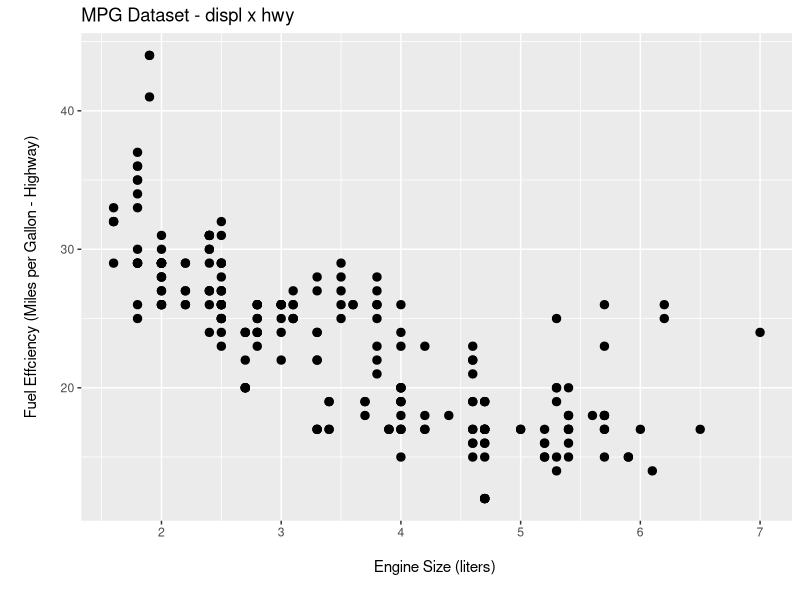
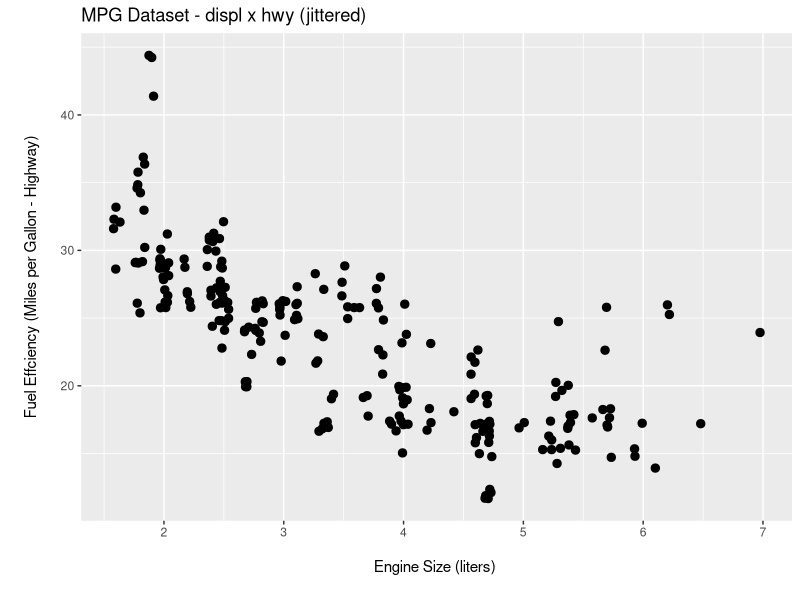
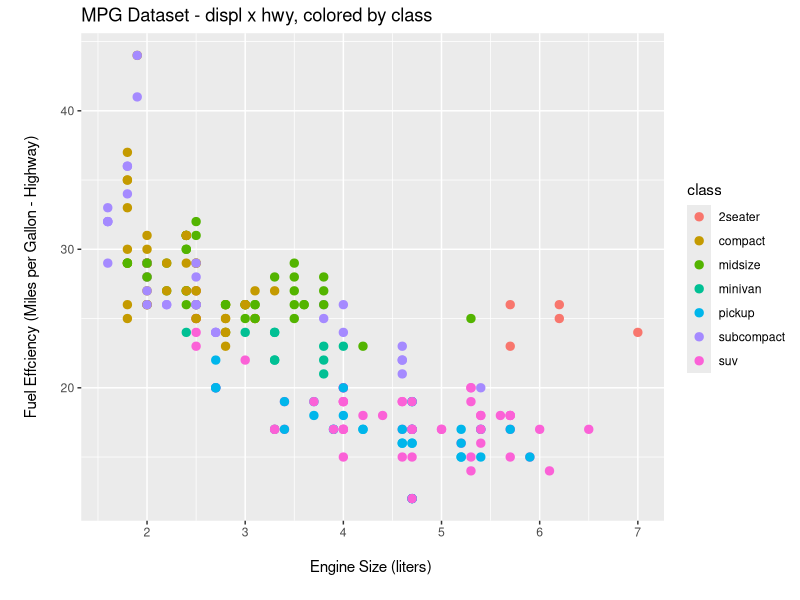
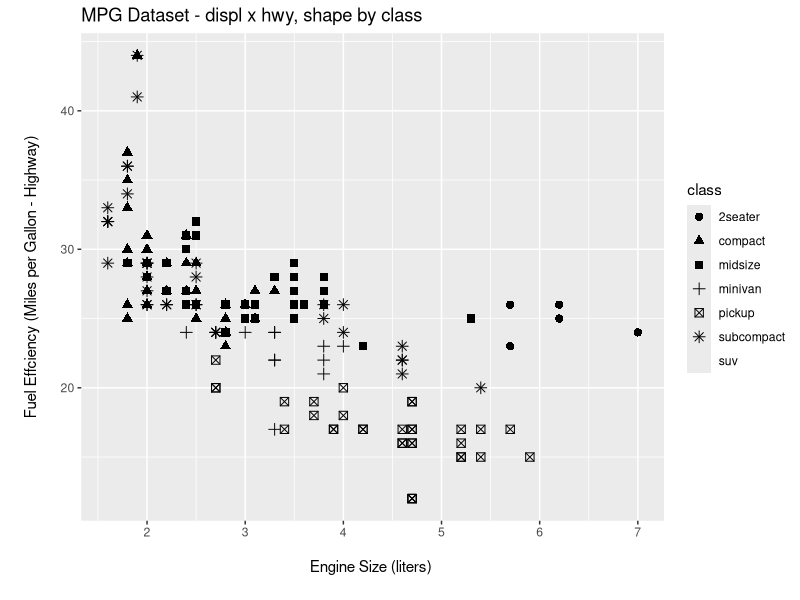
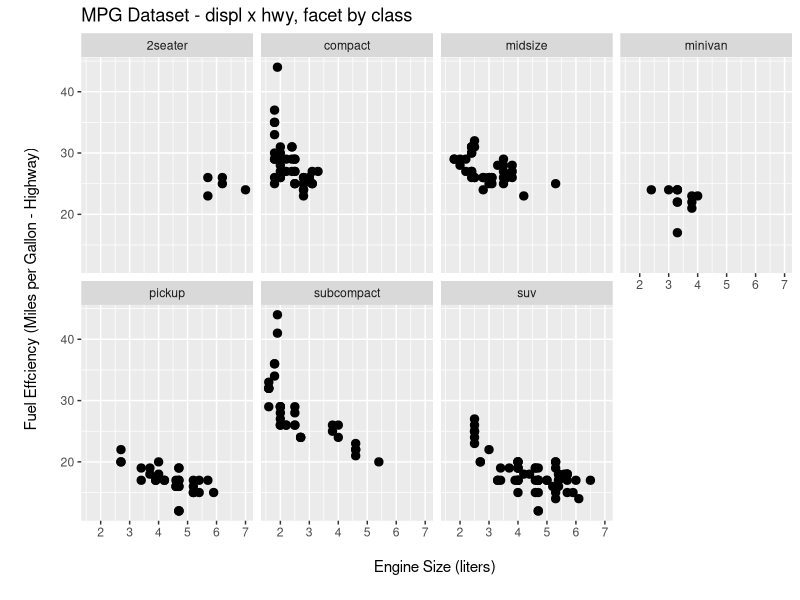
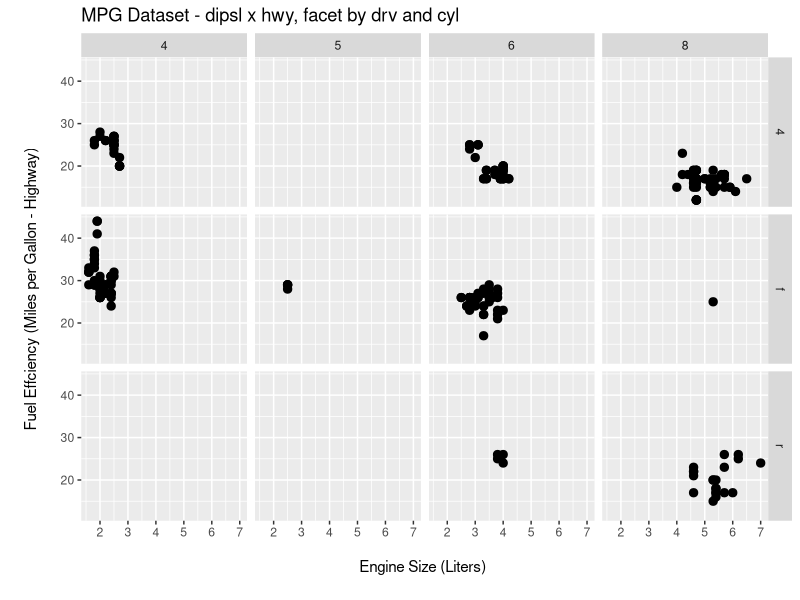
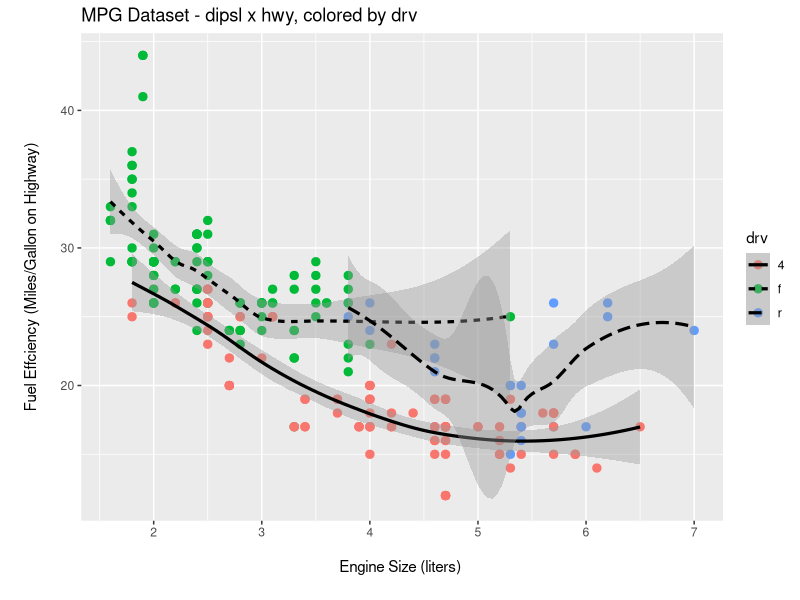
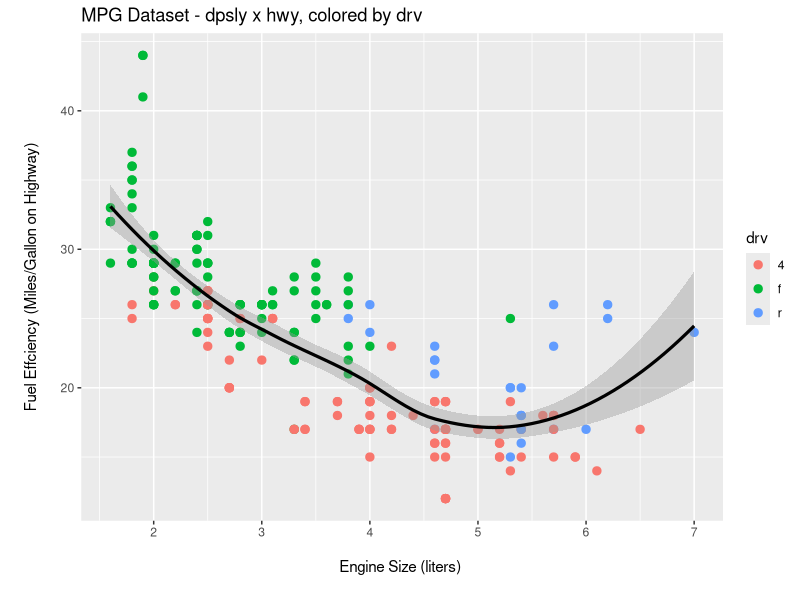

Write R code to recreate these figures, in order.
##############################################
# Date Last Modified: 06/07/2020
# Author: Pedro Puntel
# Email: pedro.puntel@gmail.com
# Topic: R For Data Science - Reference Script
# Encoding: UTF-8
##############################################

############################################
# Chapter I: Data Visualization with ggplot2
############################################

# The tidyverse package coveniently loads a bunch of other packages
library("tidyverse")

# Basic ggplot2 scatterplot
ggplot(data=mpg) +
  geom_point(mapping=aes(x=displ, y=hwy), size=2.5, color="black") +
  ggtitle("MPG Dataset - displ x hwy") +
  labs(x="\nEngine Size (liters) \n", y="\nFuel Effciency (Miles per Gallon - Highway)\n")

# The values on the previous scatterplot were rounded, so the points appear
# on a grid and many values overlap with each other (overplotting). To prevent
# this, the use of 'postion = jitter' adds an amount of random noise to the data,
# thus spreading out the points a bit more
ggplot(data=mpg) +
  geom_point(mapping=aes(x=displ, y=hwy), size=2.5, color="black", position="jitter") +
  ggtitle("MPG Dataset - displ x hwy (jittered)") +
  labs(x="\nEngine Size (liters) \n", y="\nFuel Effciency (Miles per Gallon - Highway)\n")

# Same scatterplot, now with color mapped to car class
ggplot(data=mpg) +
  geom_point(mapping=aes(x=displ, y=hwy, color=class), size=2.5) +
  ggtitle("MPG Dataset - displ x hwy, colored by class") +
  labs(x="\nEngine Size (liters) \n", y="\nFuel Effciency (Miles per Gallon - Highway)\n")

# You can also map an aesthetic to another categorical variable
# Returns a warning stating that the shape aesthetic only maps up to 6 classes
ggplot(data=mpg) +
  geom_point(mapping=aes(x=displ, y=hwy, shape=class), size=2.5, color="black") +
  ggtitle("MPG Dataset - displ x hwy, shape by class") +
  labs(x="\nEngine Size (liters) \n", y="\nFuel Effciency (Miles per Gallon - Highway)\n")

# Facets are a quick way to split plots according to classes of a categorical variable
ggplot(data=mpg) +
  geom_point(mapping=aes(x=displ, y=hwy), size=2.5, color="black") +
  facet_wrap(~ class, nrow=2) +
  ggtitle("MPG Dataset - displ x hwy, facet by class") +
  labs(x="\nEngine Size (liters) \n", y="\nFuel Effciency (Miles per Gallon - Highway)\n")

# You may also map specific variables to the X and Y axis in facets
ggplot(data=mpg) +
  geom_point(mapping=aes(x=displ, y=hwy), size=2.5, color="black") +
  facet_grid(drv ~ cyl) +
  ggtitle("MPG Dataset - dipsl x hwy, facet by drv and cyl") +
  labs(x="\nEngine Size (Liters) \n", y="\nFuel Effciency (Miles per Gallon - Highway)\n")

# The geom_smooth() geometric "fits" an reference line to the data
# ?geom_smooth
ggplot(data=mpg)+
  geom_point(mapping=aes(x=displ, y=hwy, color=drv), size=2.5) +
  geom_smooth(mapping=aes(x=displ, y=hwy, linetype=drv), color="black", se=T, lwd=1.1) +
  ggtitle("MPG Dataset - dipsl x hwy, colored by drv") +
  labs(x="\nEngine Size (liters) \n", y="\nFuel Effciency (Miles/Gallon on Highway)\n")

# Specifying the mappings in the ggplot "header" minimizes the risk of messing up with
# the mappings on each geometric object
ggplot(data=mpg, mapping=aes(x=displ, y=hwy, color=drv))+
  geom_point(size=2.5) +
  geom_smooth(color="black", se=T, lwd=1.1) +
  ggtitle("MPG Dataset - dpsly x hwy, colored by drv") +
  labs(x="\nEngine Size (liters) \n", y="\nFuel Effciency (Miles/Gallon on Highway)\n")

# However we can use the same ideia to map specific data/aesthetics to an geometric
# object since this will override the global data/aesthetics provided in the "header"
ggplot(data=mpg, mapping=aes(x=displ, y=hwy)) +
  geom_point(mapping = aes(color = class)) +
  geom_smooth(data=filter(mpg, class=="subcompact"), se=F, color="black") +
  ggtitle("MPG Dataset - dipsl x hwy, colored by class, smoothed by subcompact") +
  labs(x="\nEngine Size (liters) \n", y="\nFuel Effciency (Miles/Gallon on Highway)\n")

# Simple barchart using the diamonds data set
ggplot(data=diamonds) +
  geom_bar(mapping=aes(x=cut), color="grey") +
  ggtitle("Diamonds Dataset - Distribution by cut") +
  labs(x="\ncut\n", y="\nFrequency\n")

# Same plot, swaps geometric object by stat_count
ggplot(data=diamonds) +
  stat_count(mapping=aes(x=cut), color="grey") +
  ggtitle("Diamonds Dataset - Distribution by cut (i was made with 'stat_count')") +
  labs(x="\ncut\n", y="\nFrequency\n")

# You can color bar chart using either 'color' or 'fill' aesthetics, though the latter
# is preffered
ggplot(data=diamonds) +
  geom_bar(mapping=aes(x=cut, color=cut)) +
  ggtitle("Diamonds Dataset - Distribution by cut") +
  labs(x="\ncut\n", y="\nFrequency\n")

ggplot(data=diamonds) +
  geom_bar(mapping=aes(x=cut, fill=cut)) +
  ggtitle("Diamonds Dataset - Distribution by cut (This is better!!)") +
  labs(x="\ncut\n", y="\nFrequency\n")

# When you map the 'fill' aesthetics to another categorial variable, the bars are
# automatically stacked
ggplot(data=diamonds) +
  geom_bar(mapping=aes(x=cut, fill=clarity)) +
  ggtitle("Diamonds Dataset - Distribution by cut and clarity") +
  labs(x="\ncut\n", y="\nFrequency\n")

# The stacking is performed by the 'position' argument which can be one of three
# options: 'identity', 'fill' or 'dodge'. Using position = identity is useless, so
# it won't be shown here
ggplot(data=diamonds) +
  geom_bar(mapping=aes(x=cut, fill=clarity), position="fill") +
  ggtitle("Diamonds Dataset - Proportion by cut and clarity") +
  labs(x="\ncut\n", y="\nProportion\n")

ggplot(data=diamonds) +
  geom_bar(mapping=aes(x=cut, fill=clarity), position="dodge") +
  ggtitle("Diamonds Dataset - Proportion by cut and clarity") +
  labs(x="\ncut\n", y="\nFrequency\n")

# Use 'coord_filp()' to flip the axes on a plot
ggplot(data=mpg, mapping=aes(x=class, y=hwy)) +
  geom_boxplot(color="orange", lwd=0.75) +
  ggtitle("MPG Dataset - Distribution of Fuel Consumption by class") +
  labs(y="\nFuel Consumption (Miles per Gallon - Highway)\n", x="\nVehicle Class\n")

ggplot(data=mpg, mapping=aes(x=class, y=hwy)) +
  geom_boxplot(color="orange", lwd=0.75) +
  ggtitle("MPG Dataset - Distribution of Fuel Consumption by class") +
  labs(y="\nFuel Consumption (Miles per Gallon - Highway)\n", x="\nVehicle Class") +
  coord_flip()





  







